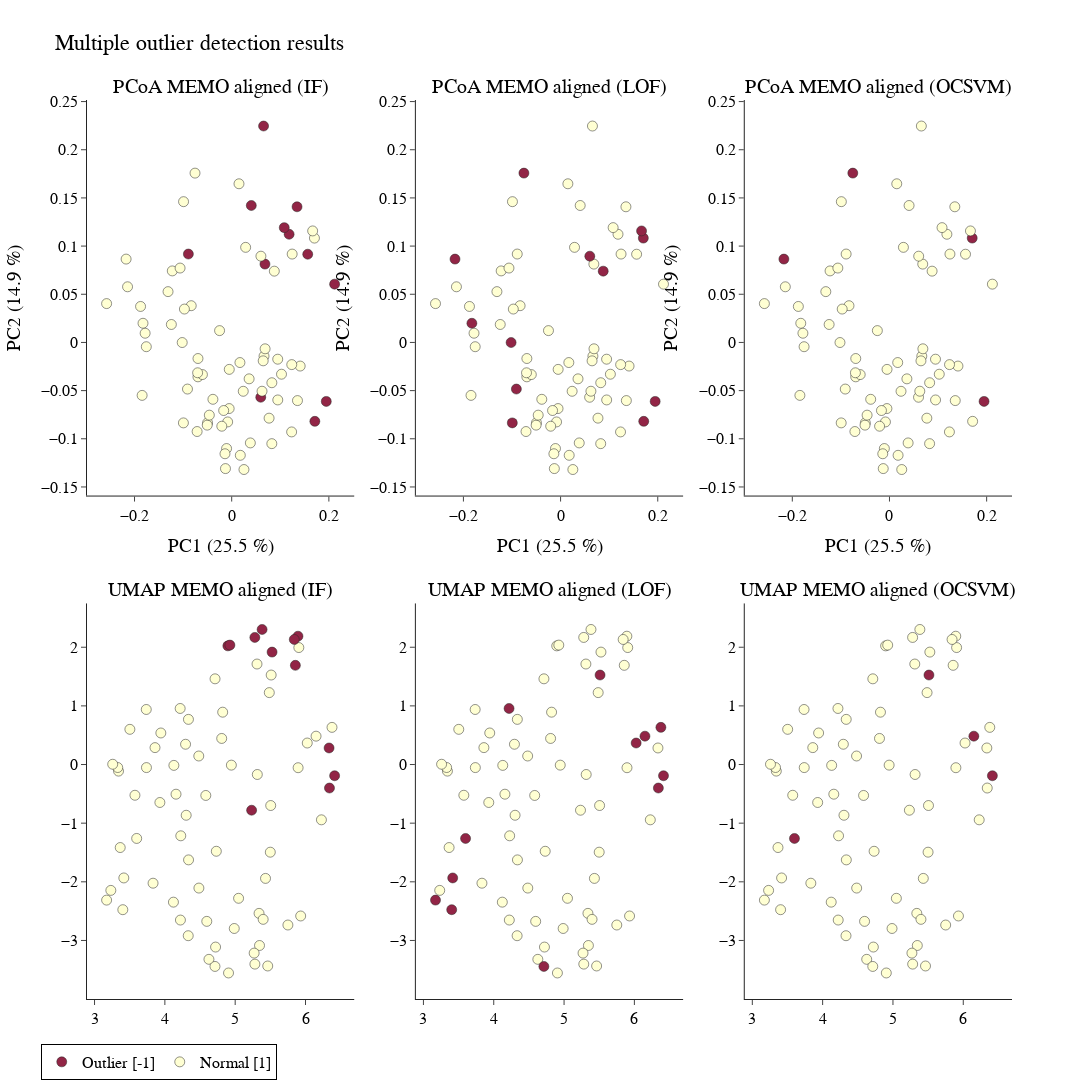

Here is the notebook cell this chart was saved with:
### Markdown cell above
#### SC.2.3 PCoA + UMAP combined visualization

### Code cell
pcoa_umap_2d(
    matrix= metric_df,
    data = SC,
    metric= 'braycurtis')

### Figure 1 — Plotly figure (JSON) as saved in the notebook; plotly's stock layout.template omitted (floating-point values rounded to 4 significant figures)
{"data": [{"hovertext": ["LQ-01-61-01_pos.mzXML", "LQ-01-61-02_pos.mzXML", "LQ-01-61-03_pos.mzXML", "LQ-01-61-04_pos.mzXML", "LQ-01-61-05_pos.mzXML", "LQ-01-61-06_pos.mzXML", "LQ-01-61-07_pos.mzXML", "LQ-01-61-08_pos.mzXML", "LQ-01-61-09_pos.mzXML", "LQ-01-61-10_pos.mzXML", "LQ-01-61-11_pos.mzXML", "LQ-01-61-12_pos.mzXML", "LQ-01-61-13_pos.mzXML", "LQ-01-61-14_pos.mzXML", "LQ-01-61-15_pos.mzXML", "LQ-01-61-16_pos.mzXML", "LQ-01-61-17_pos.mzXML", "LQ-01-61-18_pos.mzXML", "LQ-01-61-19_pos.mzXML", "LQ-01-61-20_pos.mzXML", "LQ-01-61-21_pos.mzXML", "LQ-01-61-22_pos.mzXML", "LQ-01-61-23_pos.mzXML", "LQ-01-61-24_pos.mzXML", "LQ-01-61-25_pos.mzXML", "LQ-01-61-26_pos.mzXML", "LQ-01-61-27_pos.mzXML", "LQ-01-61-28_pos.mzXML", "LQ-01-61-29_pos.mzXML", "LQ-01-61-30_pos.mzXML", "LQ-01-61-31_pos.mzXML", "LQ-01-61-32_pos.mzXML", "LQ-01-61-33_pos.mzXML", "LQ-01-61-34_pos.mzXML", "LQ-01-61-35_pos.mzXML", "LQ-01-61-36_pos.mzXML", "LQ-01-61-37_pos.mzXML", "LQ-01-61-38_pos.mzXML", "LQ-01-61-39_pos.mzXML", "LQ-01-61-40_pos.mzXML", "LQ-01-61-41_pos.mzXML", "LQ-01-61-42_pos.mzXML", "LQ-01-61-43_pos.mzXML", "LQ-01-61-44_pos.mzXML", "LQ-01-61-45_pos.mzXML", "LQ-01-61-46_pos.mzXML", "LQ-01-61-47_pos.mzXML", "LQ-01-61-48_pos.mzXML", "LQ-01-61-49_pos.mzXML", "LQ-01-61-50_pos.mzXML", "LQ-01-61-51_pos.mzXML", "LQ-01-61-52_pos.mzXML", "LQ-01-61-53_pos.mzXML", "LQ-01-61-54_pos.mzXML", "LQ-01-61-55_pos.mzXML", "LQ-01-61-56_pos.mzXML", "LQ-01-61-57_pos.mzXML", "LQ-01-61-58_pos.mzXML", "LQ-01-61-59_pos.mzXML", "LQ-01-61-60_pos.mzXML", "LQ-01-61-61_pos.mzXML", "LQ-01-61-62_pos.mzXML", "LQ-01-61-63_pos.mzXML", "LQ-01-61-64_pos.mzXML", "LQ-01-61-65_pos.mzXML", "LQ-01-61-66_pos.mzXML", "LQ-01-61-67_pos.mzXML", "LQ-01-61-68_pos.mzXML", "LQ-01-61-69_pos.mzXML", "LQ-01-61-70_pos.mzXML", "LQ-01-61-71_pos.mzXML", "LQ-01-61-72_pos.mzXML", "LQ-01-61-73_pos.mzXML", "LQ-01-61-74_pos.mzXML", "LQ-01-61-75_pos.mzXML", "LQ-01-61-78_pos.mzXML"], "marker": {"color": [-1, -1, -1, -1, -1, -1, -1, 1, 1, 1, 1, 1, 1, -1, 1, 1, 1, 1, -1, 1, 1, 1, 1, 1, 1, 1, 1, 1, 1, 1, -1, 1, 1, 1, 1, 1, -1, 1, 1, 1, 1, 1, 1, 1, 1, 1, 1, 1, 1, 1, 1, 1, 1, 1, 1, 1, 1, 1, 1, 1, 1, 1, 1, 1, 1, 1, 1, 1, 1, 1, 1, 1, 1, -1, 1, 1], "colorscale": [[0, "rgb(128,0,38)"], [0.125, "rgb(189,0,38)"], [0.25, "rgb(227,26,28)"], [0.375, "rgb(252,78,42)"], [0.5, "rgb(253,141,60)"], [0.625, "rgb(254,178,76)"], [0.75, "rgb(254,217,118)"], [0.875, "rgb(255,237,160)"], [1, "rgb(255,255,204)"]], "line": {"color": "black", "width": 0.5}, "showscale": false, "size": 10}, "mode": "markers", "opacity": 0.85, "showlegend": false, "type": "scatter", "x": [-0.08918, 0.06847, 0.1345, 0.1182, 0.0598, 0.1082, 0.1947, -0.2574, -0.2144, -0.005231, 0.1025, -0.04967, -0.005017, 0.0656, -0.0165, 0.02379, 0.02869, -0.02495, 0.1712, 0.07694, -0.06939, -0.1018, -0.1825, 0.06655, 0.08259, 0.02525, -0.008293, -0.1875, -0.1223, -0.06946, 0.2118, 0.141, 0.01772, 0.06482, 0.1234, -0.02034, 0.04036, 0.01698, -0.01284, 0.0384, 0.06012, -0.06026, -0.1242, 0.06874, 0.09485, -0.01052, -0.09101, 0.06244, 0.08266, 0.09473, -0.03866, -0.05036, 0.03587, 0.08773, 0.1703, 0.1666, -0.08331, 0.1354, -0.07115, -0.2173, -0.07011, -0.1781, -0.01379, -0.04605, -0.1844, -0.131, -0.09907, -0.1757, -0.1062, 0.01502, -0.0973, -0.09938, 0.1245, 0.1565, 0.1236, -0.07547], "xaxis": "x", "y": [0.09175, 0.0813, 0.1408, 0.1123, -0.05689, 0.1192, -0.06121, 0.04031, 0.05775, -0.06862, -0.03298, -0.08341, -0.02797, 0.2246, -0.07066, -0.0507, 0.09869, 0.01227, -0.0819, -0.0786, -0.01669, -0.0001019, 0.01989, -0.01423, -0.1051, -0.1319, -0.08251, 0.03735, 0.07423, -0.03571, 0.06049, -0.02453, -0.1171, -0.01909, -0.09288, -0.08695, 0.1421, -0.02088, -0.1309, -0.1043, 0.08952, -0.03335, 0.01863, -0.006606, -0.05968, -0.1101, -0.04839, -0.05063, -0.04182, -0.01739, -0.05902, -0.08584, -0.03779, 0.07399, 0.1083, 0.1157, 0.03813, -0.06036, -0.09247, 0.08651, -0.0315, 0.009543, -0.1155, -0.07547, -0.05496, 0.05273, 0.1461, -0.004434, 0.0772, 0.1647, 0.03465, -0.08351, 0.09171, 0.09157, -0.02302, 0.1757], "yaxis": "y"}, {"hovertext": ["LQ-01-61-01_pos.mzXML", "LQ-01-61-02_pos.mzXML", "LQ-01-61-03_pos.mzXML", "LQ-01-61-04_pos.mzXML", "LQ-01-61-05_pos.mzXML", "LQ-01-61-06_pos.mzXML", "LQ-01-61-07_pos.mzXML", "LQ-01-61-08_pos.mzXML", "LQ-01-61-09_pos.mzXML", "LQ-01-61-10_pos.mzXML", "LQ-01-61-11_pos.mzXML", "LQ-01-61-12_pos.mzXML", "LQ-01-61-13_pos.mzXML", "LQ-01-61-14_pos.mzXML", "LQ-01-61-15_pos.mzXML", "LQ-01-61-16_pos.mzXML", "LQ-01-61-17_pos.mzXML", "LQ-01-61-18_pos.mzXML", "LQ-01-61-19_pos.mzXML", "LQ-01-61-20_pos.mzXML", "LQ-01-61-21_pos.mzXML", "LQ-01-61-22_pos.mzXML", "LQ-01-61-23_pos.mzXML", "LQ-01-61-24_pos.mzXML", "LQ-01-61-25_pos.mzXML", "LQ-01-61-26_pos.mzXML", "LQ-01-61-27_pos.mzXML", "LQ-01-61-28_pos.mzXML", "LQ-01-61-29_pos.mzXML", "LQ-01-61-30_pos.mzXML", "LQ-01-61-31_pos.mzXML", "LQ-01-61-32_pos.mzXML", "LQ-01-61-33_pos.mzXML", "LQ-01-61-34_pos.mzXML", "LQ-01-61-35_pos.mzXML", "LQ-01-61-36_pos.mzXML", "LQ-01-61-37_pos.mzXML", "LQ-01-61-38_pos.mzXML", "LQ-01-61-39_pos.mzXML", "LQ-01-61-40_pos.mzXML", "LQ-01-61-41_pos.mzXML", "LQ-01-61-42_pos.mzXML", "LQ-01-61-43_pos.mzXML", "LQ-01-61-44_pos.mzXML", "LQ-01-61-45_pos.mzXML", "LQ-01-61-46_pos.mzXML", "LQ-01-61-47_pos.mzXML", "LQ-01-61-48_pos.mzXML", "LQ-01-61-49_pos.mzXML", "LQ-01-61-50_pos.mzXML", "LQ-01-61-51_pos.mzXML", "LQ-01-61-52_pos.mzXML", "LQ-01-61-53_pos.mzXML", "LQ-01-61-54_pos.mzXML", "LQ-01-61-55_pos.mzXML", "LQ-01-61-56_pos.mzXML", "LQ-01-61-57_pos.mzXML", "LQ-01-61-58_pos.mzXML", "LQ-01-61-59_pos.mzXML", "LQ-01-61-60_pos.mzXML", "LQ-01-61-61_pos.mzXML", "LQ-01-61-62_pos.mzXML", "LQ-01-61-63_pos.mzXML", "LQ-01-61-64_pos.mzXML", "LQ-01-61-65_pos.mzXML", "LQ-01-61-66_pos.mzXML", "LQ-01-61-67_pos.mzXML", "LQ-01-61-68_pos.mzXML", "LQ-01-61-69_pos.mzXML", "LQ-01-61-70_pos.mzXML", "LQ-01-61-71_pos.mzXML", "LQ-01-61-72_pos.mzXML", "LQ-01-61-73_pos.mzXML", "LQ-01-61-74_pos.mzXML", "LQ-01-61-75_pos.mzXML", "LQ-01-61-78_pos.mzXML"], "marker": {"color": [1, 1, 1, 1, 1, 1, -1, 1, 1, 1, 1, 1, 1, 1, 1, 1, 1, 1, -1, 1, 1, -1, -1, 1, 1, 1, 1, 1, 1, 1, 1, 1, 1, 1, 1, 1, 1, 1, 1, 1, -1, 1, 1, 1, 1, 1, -1, 1, 1, 1, 1, 1, 1, -1, -1, -1, 1, 1, 1, -1, 1, 1, 1, 1, 1, 1, 1, 1, 1, 1, 1, -1, 1, 1, 1, -1], "colorscale": [[0, "rgb(128,0,38)"], [0.125, "rgb(189,0,38)"], [0.25, "rgb(227,26,28)"], [0.375, "rgb(252,78,42)"], [0.5, "rgb(253,141,60)"], [0.625, "rgb(254,178,76)"], [0.75, "rgb(254,217,118)"], [0.875, "rgb(255,237,160)"], [1, "rgb(255,255,204)"]], "line": {"color": "black", "width": 0.5}, "showscale": false, "size": 10}, "mode": "markers", "opacity": 0.85, "showlegend": false, "type": "scatter", "x": [-0.08918, 0.06847, 0.1345, 0.1182, 0.0598, 0.1082, 0.1947, -0.2574, -0.2144, -0.005231, 0.1025, -0.04967, -0.005017, 0.0656, -0.0165, 0.02379, 0.02869, -0.02495, 0.1712, 0.07694, -0.06939, -0.1018, -0.1825, 0.06655, 0.08259, 0.02525, -0.008293, -0.1875, -0.1223, -0.06946, 0.2118, 0.141, 0.01772, 0.06482, 0.1234, -0.02034, 0.04036, 0.01698, -0.01284, 0.0384, 0.06012, -0.06026, -0.1242, 0.06874, 0.09485, -0.01052, -0.09101, 0.06244, 0.08266, 0.09473, -0.03866, -0.05036, 0.03587, 0.08773, 0.1703, 0.1666, -0.08331, 0.1354, -0.07115, -0.2173, -0.07011, -0.1781, -0.01379, -0.04605, -0.1844, -0.131, -0.09907, -0.1757, -0.1062, 0.01502, -0.0973, -0.09938, 0.1245, 0.1565, 0.1236, -0.07547], "xaxis": "x2", "y": [0.09175, 0.0813, 0.1408, 0.1123, -0.05689, 0.1192, -0.06121, 0.04031, 0.05775, -0.06862, -0.03298, -0.08341, -0.02797, 0.2246, -0.07066, -0.0507, 0.09869, 0.01227, -0.0819, -0.0786, -0.01669, -0.0001019, 0.01989, -0.01423, -0.1051, -0.1319, -0.08251, 0.03735, 0.07423, -0.03571, 0.06049, -0.02453, -0.1171, -0.01909, -0.09288, -0.08695, 0.1421, -0.02088, -0.1309, -0.1043, 0.08952, -0.03335, 0.01863, -0.006606, -0.05968, -0.1101, -0.04839, -0.05063, -0.04182, -0.01739, -0.05902, -0.08584, -0.03779, 0.07399, 0.1083, 0.1157, 0.03813, -0.06036, -0.09247, 0.08651, -0.0315, 0.009543, -0.1155, -0.07547, -0.05496, 0.05273, 0.1461, -0.004434, 0.0772, 0.1647, 0.03465, -0.08351, 0.09171, 0.09157, -0.02302, 0.1757], "yaxis": "y2"}, {"hovertext": ["LQ-01-61-01_pos.mzXML", "LQ-01-61-02_pos.mzXML", "LQ-01-61-03_pos.mzXML", "LQ-01-61-04_pos.mzXML", "LQ-01-61-05_pos.mzXML", "LQ-01-61-06_pos.mzXML", "LQ-01-61-07_pos.mzXML", "LQ-01-61-08_pos.mzXML", "LQ-01-61-09_pos.mzXML", "LQ-01-61-10_pos.mzXML", "LQ-01-61-11_pos.mzXML", "LQ-01-61-12_pos.mzXML", "LQ-01-61-13_pos.mzXML", "LQ-01-61-14_pos.mzXML", "LQ-01-61-15_pos.mzXML", "LQ-01-61-16_pos.mzXML", "LQ-01-61-17_pos.mzXML", "LQ-01-61-18_pos.mzXML", "LQ-01-61-19_pos.mzXML", "LQ-01-61-20_pos.mzXML", "LQ-01-61-21_pos.mzXML", "LQ-01-61-22_pos.mzXML", "LQ-01-61-23_pos.mzXML", "LQ-01-61-24_pos.mzXML", "LQ-01-61-25_pos.mzXML", "LQ-01-61-26_pos.mzXML", "LQ-01-61-27_pos.mzXML", "LQ-01-61-28_pos.mzXML", "LQ-01-61-29_pos.mzXML", "LQ-01-61-30_pos.mzXML", "LQ-01-61-31_pos.mzXML", "LQ-01-61-32_pos.mzXML", "LQ-01-61-33_pos.mzXML", "LQ-01-61-34_pos.mzXML", "LQ-01-61-35_pos.mzXML", "LQ-01-61-36_pos.mzXML", "LQ-01-61-37_pos.mzXML", "LQ-01-61-38_pos.mzXML", "LQ-01-61-39_pos.mzXML", "LQ-01-61-40_pos.mzXML", "LQ-01-61-41_pos.mzXML", "LQ-01-61-42_pos.mzXML", "LQ-01-61-43_pos.mzXML", "LQ-01-61-44_pos.mzXML", "LQ-01-61-45_pos.mzXML", "LQ-01-61-46_pos.mzXML", "LQ-01-61-47_pos.mzXML", "LQ-01-61-48_pos.mzXML", "LQ-01-61-49_pos.mzXML", "LQ-01-61-50_pos.mzXML", "LQ-01-61-51_pos.mzXML", "LQ-01-61-52_pos.mzXML", "LQ-01-61-53_pos.mzXML", "LQ-01-61-54_pos.mzXML", "LQ-01-61-55_pos.mzXML", "LQ-01-61-56_pos.mzXML", "LQ-01-61-57_pos.mzXML", "LQ-01-61-58_pos.mzXML", "LQ-01-61-59_pos.mzXML", "LQ-01-61-60_pos.mzXML", "LQ-01-61-61_pos.mzXML", "LQ-01-61-62_pos.mzXML", "LQ-01-61-63_pos.mzXML", "LQ-01-61-64_pos.mzXML", "LQ-01-61-65_pos.mzXML", "LQ-01-61-66_pos.mzXML", "LQ-01-61-67_pos.mzXML", "LQ-01-61-68_pos.mzXML", "LQ-01-61-69_pos.mzXML", "LQ-01-61-70_pos.mzXML", "LQ-01-61-71_pos.mzXML", "LQ-01-61-72_pos.mzXML", "LQ-01-61-73_pos.mzXML", "LQ-01-61-74_pos.mzXML", "LQ-01-61-75_pos.mzXML", "LQ-01-61-78_pos.mzXML"], "marker": {"color": [1, 1, 1, 1, 1, 1, -1, 1, 1, 1, 1, 1, 1, 1, 1, 1, 1, 1, 1, 1, 1, 1, 1, 1, 1, 1, 1, 1, 1, 1, 1, 1, 1, 1, 1, 1, 1, 1, 1, 1, 1, 1, 1, 1, 1, 1, 1, 1, 1, 1, 1, 1, 1, 1, -1, 1, 1, 1, 1, -1, 1, 1, 1, 1, 1, 1, 1, 1, 1, 1, 1, 1, 1, 1, 1, -1], "colorscale": [[0, "rgb(128,0,38)"], [0.125, "rgb(189,0,38)"], [0.25, "rgb(227,26,28)"], [0.375, "rgb(252,78,42)"], [0.5, "rgb(253,141,60)"], [0.625, "rgb(254,178,76)"], [0.75, "rgb(254,217,118)"], [0.875, "rgb(255,237,160)"], [1, "rgb(255,255,204)"]], "line": {"color": "black", "width": 0.5}, "showscale": false, "size": 10}, "mode": "markers", "opacity": 0.85, "showlegend": false, "type": "scatter", "x": [-0.08918, 0.06847, 0.1345, 0.1182, 0.0598, 0.1082, 0.1947, -0.2574, -0.2144, -0.005231, 0.1025, -0.04967, -0.005017, 0.0656, -0.0165, 0.02379, 0.02869, -0.02495, 0.1712, 0.07694, -0.06939, -0.1018, -0.1825, 0.06655, 0.08259, 0.02525, -0.008293, -0.1875, -0.1223, -0.06946, 0.2118, 0.141, 0.01772, 0.06482, 0.1234, -0.02034, 0.04036, 0.01698, -0.01284, 0.0384, 0.06012, -0.06026, -0.1242, 0.06874, 0.09485, -0.01052, -0.09101, 0.06244, 0.08266, 0.09473, -0.03866, -0.05036, 0.03587, 0.08773, 0.1703, 0.1666, -0.08331, 0.1354, -0.07115, -0.2173, -0.07011, -0.1781, -0.01379, -0.04605, -0.1844, -0.131, -0.09907, -0.1757, -0.1062, 0.01502, -0.0973, -0.09938, 0.1245, 0.1565, 0.1236, -0.07547], "xaxis": "x3", "y": [0.09175, 0.0813, 0.1408, 0.1123, -0.05689, 0.1192, -0.06121, 0.04031, 0.05775, -0.06862, -0.03298, -0.08341, -0.02797, 0.2246, -0.07066, -0.0507, 0.09869, 0.01227, -0.0819, -0.0786, -0.01669, -0.0001019, 0.01989, -0.01423, -0.1051, -0.1319, -0.08251, 0.03735, 0.07423, -0.03571, 0.06049, -0.02453, -0.1171, -0.01909, -0.09288, -0.08695, 0.1421, -0.02088, -0.1309, -0.1043, 0.08952, -0.03335, 0.01863, -0.006606, -0.05968, -0.1101, -0.04839, -0.05063, -0.04182, -0.01739, -0.05902, -0.08584, -0.03779, 0.07399, 0.1083, 0.1157, 0.03813, -0.06036, -0.09247, 0.08651, -0.0315, 0.009543, -0.1155, -0.07547, -0.05496, 0.05273, 0.1461, -0.004434, 0.0772, 0.1647, 0.03465, -0.08351, 0.09171, 0.09157, -0.02302, 0.1757], "yaxis": "y3"}, {"hovertext": ["LQ-01-61-01_pos.mzXML", "LQ-01-61-02_pos.mzXML", "LQ-01-61-03_pos.mzXML", "LQ-01-61-04_pos.mzXML", "LQ-01-61-05_pos.mzXML", "LQ-01-61-06_pos.mzXML", "LQ-01-61-07_pos.mzXML", "LQ-01-61-08_pos.mzXML", "LQ-01-61-09_pos.mzXML", "LQ-01-61-10_pos.mzXML", "LQ-01-61-11_pos.mzXML", "LQ-01-61-12_pos.mzXML", "LQ-01-61-13_pos.mzXML", "LQ-01-61-14_pos.mzXML", "LQ-01-61-15_pos.mzXML", "LQ-01-61-16_pos.mzXML", "LQ-01-61-17_pos.mzXML", "LQ-01-61-18_pos.mzXML", "LQ-01-61-19_pos.mzXML", "LQ-01-61-20_pos.mzXML", "LQ-01-61-21_pos.mzXML", "LQ-01-61-22_pos.mzXML", "LQ-01-61-23_pos.mzXML", "LQ-01-61-24_pos.mzXML", "LQ-01-61-25_pos.mzXML", "LQ-01-61-26_pos.mzXML", "LQ-01-61-27_pos.mzXML", "LQ-01-61-28_pos.mzXML", "LQ-01-61-29_pos.mzXML", "LQ-01-61-30_pos.mzXML", "LQ-01-61-31_pos.mzXML", "LQ-01-61-32_pos.mzXML", "LQ-01-61-33_pos.mzXML", "LQ-01-61-34_pos.mzXML", "LQ-01-61-35_pos.mzXML", "LQ-01-61-36_pos.mzXML", "LQ-01-61-37_pos.mzXML", "LQ-01-61-38_pos.mzXML", "LQ-01-61-39_pos.mzXML", "LQ-01-61-40_pos.mzXML", "LQ-01-61-41_pos.mzXML", "LQ-01-61-42_pos.mzXML", "LQ-01-61-43_pos.mzXML", "LQ-01-61-44_pos.mzXML", "LQ-01-61-45_pos.mzXML", "LQ-01-61-46_pos.mzXML", "LQ-01-61-47_pos.mzXML", "LQ-01-61-48_pos.mzXML", "LQ-01-61-49_pos.mzXML", "LQ-01-61-50_pos.mzXML", "LQ-01-61-51_pos.mzXML", "LQ-01-61-52_pos.mzXML", "LQ-01-61-53_pos.mzXML", "LQ-01-61-54_pos.mzXML", "LQ-01-61-55_pos.mzXML", "LQ-01-61-56_pos.mzXML", "LQ-01-61-57_pos.mzXML", "LQ-01-61-58_pos.mzXML", "LQ-01-61-59_pos.mzXML", "LQ-01-61-60_pos.mzXML", "LQ-01-61-61_pos.mzXML", "LQ-01-61-62_pos.mzXML", "LQ-01-61-63_pos.mzXML", "LQ-01-61-64_pos.mzXML", "LQ-01-61-65_pos.mzXML", "LQ-01-61-66_pos.mzXML", "LQ-01-61-67_pos.mzXML", "LQ-01-61-68_pos.mzXML", "LQ-01-61-69_pos.mzXML", "LQ-01-61-70_pos.mzXML", "LQ-01-61-71_pos.mzXML", "LQ-01-61-72_pos.mzXML", "LQ-01-61-73_pos.mzXML", "LQ-01-61-74_pos.mzXML", "LQ-01-61-75_pos.mzXML", "LQ-01-61-78_pos.mzXML"], "marker": {"color": [-1, -1, -1, -1, -1, -1, -1, 1, 1, 1, 1, 1, 1, -1, 1, 1, 1, 1, -1, 1, 1, 1, 1, 1, 1, 1, 1, 1, 1, 1, -1, 1, 1, 1, 1, 1, -1, 1, 1, 1, 1, 1, 1, 1, 1, 1, 1, 1, 1, 1, 1, 1, 1, 1, 1, 1, 1, 1, 1, 1, 1, 1, 1, 1, 1, 1, 1, 1, 1, 1, 1, 1, 1, -1, 1, 1], "colorscale": [[0, "rgb(128,0,38)"], [0.125, "rgb(189,0,38)"], [0.25, "rgb(227,26,28)"], [0.375, "rgb(252,78,42)"], [0.5, "rgb(253,141,60)"], [0.625, "rgb(254,178,76)"], [0.75, "rgb(254,217,118)"], [0.875, "rgb(255,237,160)"], [1, "rgb(255,255,204)"]], "line": {"color": "black", "width": 0.5}, "showscale": false, "size": 10}, "mode": "markers", "name": "Outlier [-1]", "opacity": 0.85, "type": "scatter", "x": [4.896, 4.925, 5.383, 5.28, 5.234, 5.856, 6.414, 4.596, 3.365, 4.337, 4.335, 5.75, 3.738, 5.525, 4.732, 6.226, 5.485, 5.315, 6.341, 4.303, 3.232, 3.172, 3.402, 4.482, 4.226, 4.905, 5.431, 4.159, 3.736, 4.627, 6.335, 5.895, 4.721, 4.294, 3.929, 5.463, 5.893, 5.505, 5.346, 4.987, 4.218, 5.932, 5.499, 4.822, 4.582, 4.332, 3.416, 3.341, 3.33, 3.258, 4.484, 5.339, 3.575, 6.025, 6.15, 6.377, 4.128, 4.946, 5.28, 3.599, 4.222, 5.049, 3.832, 4.122, 5.27, 3.503, 4.714, 5.398, 3.943, 5.311, 3.86, 4.713, 5.905, 5.84, 4.808, 5.512], "xaxis": "x4", "y": [2.024, 2.037, 2.303, 2.167, -0.7792, 1.692, -0.1913, -2.675, -1.416, -1.626, 0.77, -2.736, -0.05213, 1.917, -1.479, -0.9429, 1.226, -0.1698, -0.4008, -0.8651, -2.146, -2.312, -2.475, 0.1454, -1.216, -3.554, -1.942, -0.5058, 0.9386, -3.322, 0.2823, -0.05418, -3.112, 0.3459, -0.6474, -3.435, 2.188, -0.6992, -3.086, -2.796, 0.9558, -2.583, -1.495, 0.8927, -0.5273, -2.919, -1.934, -0.1123, -0.05097, 0.004746, -2.107, -2.538, -0.5241, 0.3668, 0.4835, 0.6337, -0.01445, -0.01035, -3.403, -1.26, -2.652, -2.281, -2.024, -2.347, -3.216, 0.6001, 1.462, -2.64, 0.538, 1.714, 0.2883, -3.443, 1.995, 2.133, 0.4449, 1.526], "yaxis": "y4"}, {"hovertext": ["LQ-01-61-01_pos.mzXML", "LQ-01-61-02_pos.mzXML", "LQ-01-61-03_pos.mzXML", "LQ-01-61-04_pos.mzXML", "LQ-01-61-05_pos.mzXML", "LQ-01-61-06_pos.mzXML", "LQ-01-61-07_pos.mzXML", "LQ-01-61-08_pos.mzXML", "LQ-01-61-09_pos.mzXML", "LQ-01-61-10_pos.mzXML", "LQ-01-61-11_pos.mzXML", "LQ-01-61-12_pos.mzXML", "LQ-01-61-13_pos.mzXML", "LQ-01-61-14_pos.mzXML", "LQ-01-61-15_pos.mzXML", "LQ-01-61-16_pos.mzXML", "LQ-01-61-17_pos.mzXML", "LQ-01-61-18_pos.mzXML", "LQ-01-61-19_pos.mzXML", "LQ-01-61-20_pos.mzXML", "LQ-01-61-21_pos.mzXML", "LQ-01-61-22_pos.mzXML", "LQ-01-61-23_pos.mzXML", "LQ-01-61-24_pos.mzXML", "LQ-01-61-25_pos.mzXML", "LQ-01-61-26_pos.mzXML", "LQ-01-61-27_pos.mzXML", "LQ-01-61-28_pos.mzXML", "LQ-01-61-29_pos.mzXML", "LQ-01-61-30_pos.mzXML", "LQ-01-61-31_pos.mzXML", "LQ-01-61-32_pos.mzXML", "LQ-01-61-33_pos.mzXML", "LQ-01-61-34_pos.mzXML", "LQ-01-61-35_pos.mzXML", "LQ-01-61-36_pos.mzXML", "LQ-01-61-37_pos.mzXML", "LQ-01-61-38_pos.mzXML", "LQ-01-61-39_pos.mzXML", "LQ-01-61-40_pos.mzXML", "LQ-01-61-41_pos.mzXML", "LQ-01-61-42_pos.mzXML", "LQ-01-61-43_pos.mzXML", "LQ-01-61-44_pos.mzXML", "LQ-01-61-45_pos.mzXML", "LQ-01-61-46_pos.mzXML", "LQ-01-61-47_pos.mzXML", "LQ-01-61-48_pos.mzXML", "LQ-01-61-49_pos.mzXML", "LQ-01-61-50_pos.mzXML", "LQ-01-61-51_pos.mzXML", "LQ-01-61-52_pos.mzXML", "LQ-01-61-53_pos.mzXML", "LQ-01-61-54_pos.mzXML", "LQ-01-61-55_pos.mzXML", "LQ-01-61-56_pos.mzXML", "LQ-01-61-57_pos.mzXML", "LQ-01-61-58_pos.mzXML", "LQ-01-61-59_pos.mzXML", "LQ-01-61-60_pos.mzXML", "LQ-01-61-61_pos.mzXML", "LQ-01-61-62_pos.mzXML", "LQ-01-61-63_pos.mzXML", "LQ-01-61-64_pos.mzXML", "LQ-01-61-65_pos.mzXML", "LQ-01-61-66_pos.mzXML", "LQ-01-61-67_pos.mzXML", "LQ-01-61-68_pos.mzXML", "LQ-01-61-69_pos.mzXML", "LQ-01-61-70_pos.mzXML", "LQ-01-61-71_pos.mzXML", "LQ-01-61-72_pos.mzXML", "LQ-01-61-73_pos.mzXML", "LQ-01-61-74_pos.mzXML", "LQ-01-61-75_pos.mzXML", "LQ-01-61-78_pos.mzXML"], "marker": {"color": [1, 1, 1, 1, 1, 1, -1, 1, 1, 1, 1, 1, 1, 1, 1, 1, 1, 1, -1, 1, 1, -1, -1, 1, 1, 1, 1, 1, 1, 1, 1, 1, 1, 1, 1, 1, 1, 1, 1, 1, -1, 1, 1, 1, 1, 1, -1, 1, 1, 1, 1, 1, 1, -1, -1, -1, 1, 1, 1, -1, 1, 1, 1, 1, 1, 1, 1, 1, 1, 1, 1, -1, 1, 1, 1, -1], "colorscale": [[0, "rgb(128,0,38)"], [0.125, "rgb(189,0,38)"], [0.25, "rgb(227,26,28)"], [0.375, "rgb(252,78,42)"], [0.5, "rgb(253,141,60)"], [0.625, "rgb(254,178,76)"], [0.75, "rgb(254,217,118)"], [0.875, "rgb(255,237,160)"], [1, "rgb(255,255,204)"]], "line": {"color": "black", "width": 0.5}, "showscale": false, "size": 10}, "mode": "markers", "name": "Normal [1]", "opacity": 0.85, "showlegend": true, "type": "scatter", "x": [4.896, 4.925, 5.383, 5.28, 5.234, 5.856, 6.414, 4.596, 3.365, 4.337, 4.335, 5.75, 3.738, 5.525, 4.732, 6.226, 5.485, 5.315, 6.341, 4.303, 3.232, 3.172, 3.402, 4.482, 4.226, 4.905, 5.431, 4.159, 3.736, 4.627, 6.335, 5.895, 4.721, 4.294, 3.929, 5.463, 5.893, 5.505, 5.346, 4.987, 4.218, 5.932, 5.499, 4.822, 4.582, 4.332, 3.416, 3.341, 3.33, 3.258, 4.484, 5.339, 3.575, 6.025, 6.15, 6.377, 4.128, 4.946, 5.28, 3.599, 4.222, 5.049, 3.832, 4.122, 5.27, 3.503, 4.714, 5.398, 3.943, 5.311, 3.86, 4.713, 5.905, 5.84, 4.808, 5.512], "xaxis": "x5", "y": [2.024, 2.037, 2.303, 2.167, -0.7792, 1.692, -0.1913, -2.675, -1.416, -1.626, 0.77, -2.736, -0.05213, 1.917, -1.479, -0.9429, 1.226, -0.1698, -0.4008, -0.8651, -2.146, -2.312, -2.475, 0.1454, -1.216, -3.554, -1.942, -0.5058, 0.9386, -3.322, 0.2823, -0.05418, -3.112, 0.3459, -0.6474, -3.435, 2.188, -0.6992, -3.086, -2.796, 0.9558, -2.583, -1.495, 0.8927, -0.5273, -2.919, -1.934, -0.1123, -0.05097, 0.004746, -2.107, -2.538, -0.5241, 0.3668, 0.4835, 0.6337, -0.01445, -0.01035, -3.403, -1.26, -2.652, -2.281, -2.024, -2.347, -3.216, 0.6001, 1.462, -2.64, 0.538, 1.714, 0.2883, -3.443, 1.995, 2.133, 0.4449, 1.526], "yaxis": "y5"}, {"hovertext": ["LQ-01-61-01_pos.mzXML", "LQ-01-61-02_pos.mzXML", "LQ-01-61-03_pos.mzXML", "LQ-01-61-04_pos.mzXML", "LQ-01-61-05_pos.mzXML", "LQ-01-61-06_pos.mzXML", "LQ-01-61-07_pos.mzXML", "LQ-01-61-08_pos.mzXML", "LQ-01-61-09_pos.mzXML", "LQ-01-61-10_pos.mzXML", "LQ-01-61-11_pos.mzXML", "LQ-01-61-12_pos.mzXML", "LQ-01-61-13_pos.mzXML", "LQ-01-61-14_pos.mzXML", "LQ-01-61-15_pos.mzXML", "LQ-01-61-16_pos.mzXML", "LQ-01-61-17_pos.mzXML", "LQ-01-61-18_pos.mzXML", "LQ-01-61-19_pos.mzXML", "LQ-01-61-20_pos.mzXML", "LQ-01-61-21_pos.mzXML", "LQ-01-61-22_pos.mzXML", "LQ-01-61-23_pos.mzXML", "LQ-01-61-24_pos.mzXML", "LQ-01-61-25_pos.mzXML", "LQ-01-61-26_pos.mzXML", "LQ-01-61-27_pos.mzXML", "LQ-01-61-28_pos.mzXML", "LQ-01-61-29_pos.mzXML", "LQ-01-61-30_pos.mzXML", "LQ-01-61-31_pos.mzXML", "LQ-01-61-32_pos.mzXML", "LQ-01-61-33_pos.mzXML", "LQ-01-61-34_pos.mzXML", "LQ-01-61-35_pos.mzXML", "LQ-01-61-36_pos.mzXML", "LQ-01-61-37_pos.mzXML", "LQ-01-61-38_pos.mzXML", "LQ-01-61-39_pos.mzXML", "LQ-01-61-40_pos.mzXML", "LQ-01-61-41_pos.mzXML", "LQ-01-61-42_pos.mzXML", "LQ-01-61-43_pos.mzXML", "LQ-01-61-44_pos.mzXML", "LQ-01-61-45_pos.mzXML", "LQ-01-61-46_pos.mzXML", "LQ-01-61-47_pos.mzXML", "LQ-01-61-48_pos.mzXML", "LQ-01-61-49_pos.mzXML", "LQ-01-61-50_pos.mzXML", "LQ-01-61-51_pos.mzXML", "LQ-01-61-52_pos.mzXML", "LQ-01-61-53_pos.mzXML", "LQ-01-61-54_pos.mzXML", "LQ-01-61-55_pos.mzXML", "LQ-01-61-56_pos.mzXML", "LQ-01-61-57_pos.mzXML", "LQ-01-61-58_pos.mzXML", "LQ-01-61-59_pos.mzXML", "LQ-01-61-60_pos.mzXML", "LQ-01-61-61_pos.mzXML", "LQ-01-61-62_pos.mzXML", "LQ-01-61-63_pos.mzXML", "LQ-01-61-64_pos.mzXML", "LQ-01-61-65_pos.mzXML", "LQ-01-61-66_pos.mzXML", "LQ-01-61-67_pos.mzXML", "LQ-01-61-68_pos.mzXML", "LQ-01-61-69_pos.mzXML", "LQ-01-61-70_pos.mzXML", "LQ-01-61-71_pos.mzXML", "LQ-01-61-72_pos.mzXML", "LQ-01-61-73_pos.mzXML", "LQ-01-61-74_pos.mzXML", "LQ-01-61-75_pos.mzXML", "LQ-01-61-78_pos.mzXML"], "legendgrouptitle": {"text": "Anomaly"}, "marker": {"color": [1, 1, 1, 1, 1, 1, -1, 1, 1, 1, 1, 1, 1, 1, 1, 1, 1, 1, 1, 1, 1, 1, 1, 1, 1, 1, 1, 1, 1, 1, 1, 1, 1, 1, 1, 1, 1, 1, 1, 1, 1, 1, 1, 1, 1, 1, 1, 1, 1, 1, 1, 1, 1, 1, -1, 1, 1, 1, 1, -1, 1, 1, 1, 1, 1, 1, 1, 1, 1, 1, 1, 1, 1, 1, 1, -1], "colorscale": [[0, "rgb(128,0,38)"], [0.125, "rgb(189,0,38)"], [0.25, "rgb(227,26,28)"], [0.375, "rgb(252,78,42)"], [0.5, "rgb(253,141,60)"], [0.625, "rgb(254,178,76)"], [0.75, "rgb(254,217,118)"], [0.875, "rgb(255,237,160)"], [1, "rgb(255,255,204)"]], "line": {"color": "black", "width": 0.5}, "showscale": false, "size": 10}, "mode": "markers", "opacity": 0.85, "showlegend": false, "type": "scatter", "x": [4.896, 4.925, 5.383, 5.28, 5.234, 5.856, 6.414, 4.596, 3.365, 4.337, 4.335, 5.75, 3.738, 5.525, 4.732, 6.226, 5.485, 5.315, 6.341, 4.303, 3.232, 3.172, 3.402, 4.482, 4.226, 4.905, 5.431, 4.159, 3.736, 4.627, 6.335, 5.895, 4.721, 4.294, 3.929, 5.463, 5.893, 5.505, 5.346, 4.987, 4.218, 5.932, 5.499, 4.822, 4.582, 4.332, 3.416, 3.341, 3.33, 3.258, 4.484, 5.339, 3.575, 6.025, 6.15, 6.377, 4.128, 4.946, 5.28, 3.599, 4.222, 5.049, 3.832, 4.122, 5.27, 3.503, 4.714, 5.398, 3.943, 5.311, 3.86, 4.713, 5.905, 5.84, 4.808, 5.512], "xaxis": "x6", "y": [2.024, 2.037, 2.303, 2.167, -0.7792, 1.692, -0.1913, -2.675, -1.416, -1.626, 0.77, -2.736, -0.05213, 1.917, -1.479, -0.9429, 1.226, -0.1698, -0.4008, -0.8651, -2.146, -2.312, -2.475, 0.1454, -1.216, -3.554, -1.942, -0.5058, 0.9386, -3.322, 0.2823, -0.05418, -3.112, 0.3459, -0.6474, -3.435, 2.188, -0.6992, -3.086, -2.796, 0.9558, -2.583, -1.495, 0.8927, -0.5273, -2.919, -1.934, -0.1123, -0.05097, 0.004746, -2.107, -2.538, -0.5241, 0.3668, 0.4835, 0.6337, -0.01445, -0.01035, -3.403, -1.26, -2.652, -2.281, -2.024, -2.347, -3.216, 0.6001, 1.462, -2.64, 0.538, 1.714, 0.2883, -3.443, 1.995, 2.133, 0.4449, 1.526], "yaxis": "y6"}], "layout": {"annotations": [{"font": {"size": 20}, "showarrow": false, "text": "PCoA MEMO aligned (IF)", "x": 0.1444, "xanchor": "center", "xref": "paper", "y": 1, "yanchor": "bottom", "yref": "paper"}, {"font": {"size": 20}, "showarrow": false, "text": "PCoA MEMO aligned (LOF)", "x": 0.5, "xanchor": "center", "xref": "paper", "y": 1, "yanchor": "bottom", "yref": "paper"}, {"font": {"size": 20}, "showarrow": false, "text": "PCoA MEMO aligned (OCSVM)", "x": 0.8556, "xanchor": "center", "xref": "paper", "y": 1, "yanchor": "bottom", "yref": "paper"}, {"font": {"size": 20}, "showarrow": false, "text": "UMAP MEMO aligned (IF)", "x": 0.1444, "xanchor": "center", "xref": "paper", "y": 0.44, "yanchor": "bottom", "yref": "paper"}, {"font": {"size": 20}, "showarrow": false, "text": "UMAP MEMO aligned (LOF)", "x": 0.5, "xanchor": "center", "xref": "paper", "y": 0.44, "yanchor": "bottom", "yref": "paper"}, {"font": {"size": 20}, "showarrow": false, "text": "UMAP MEMO aligned (OCSVM)", "x": 0.8556, "xanchor": "center", "xref": "paper", "y": 0.44, "yanchor": "bottom", "yref": "paper"}], "font": {"color": "black", "family": "Times New Roman", "size": 16}, "height": 1200, "legend": {"bordercolor": "Black", "borderwidth": 1, "orientation": "h", "x": -0.05, "y": -0.05}, "title": {"text": "Multiple outlier detection results"}, "width": 1500, "xaxis": {"anchor": "y", "domain": [0, 0.2889], "title": {"text": "PC1 (25.5 %)"}}, "xaxis2": {"anchor": "y2", "domain": [0.3556, 0.6444], "title": {"text": "PC1 (25.5 %)"}}, "xaxis3": {"anchor": "y3", "domain": [0.7111, 1], "title": {"text": "PC1 (25.5 %)"}}, "xaxis4": {"anchor": "y4", "domain": [0, 0.2889]}, "xaxis5": {"anchor": "y5", "domain": [0.3556, 0.6444]}, "xaxis6": {"anchor": "y6", "domain": [0.7111, 1]}, "yaxis": {"anchor": "x", "domain": [0.56, 1], "title": {"text": "PC2 (14.9 %)"}}, "yaxis2": {"anchor": "x2", "domain": [0.56, 1], "title": {"text": "PC2 (14.9 %)"}}, "yaxis3": {"anchor": "x3", "domain": [0.56, 1], "title": {"text": "PC2 (14.9 %)"}}, "yaxis4": {"anchor": "x4", "domain": [0, 0.44]}, "yaxis5": {"anchor": "x5", "domain": [0, 0.44]}, "yaxis6": {"anchor": "x6", "domain": [0, 0.44]}}}
